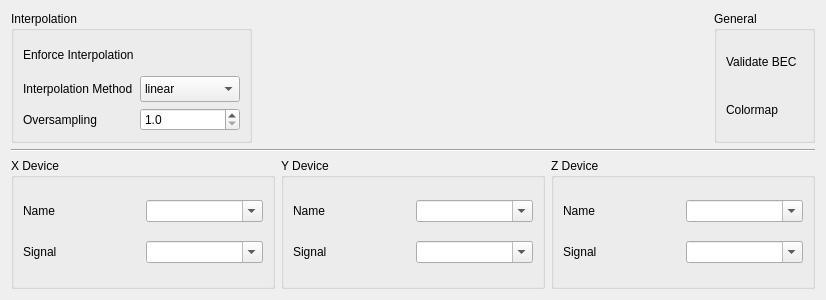
<?xml version="1.0" encoding="UTF-8"?>
<ui version="4.0">
 <class>Form</class>
 <widget class="QWidget" name="Form">
  <property name="geometry">
   <rect>
    <x>0</x>
    <y>0</y>
    <width>826</width>
    <height>300</height>
   </rect>
  </property>
  <property name="windowTitle">
   <string>Form</string>
  </property>
  <layout class="QVBoxLayout" name="verticalLayout">
   <item>
    <layout class="QHBoxLayout" name="horizontalLayout_2">
     <item>
      <widget class="QGroupBox" name="groupBox_4">
       <property name="title">
        <string>Interpolation</string>
       </property>
       <layout class="QGridLayout" name="gridLayout_4">
        <item row="1" column="2" alignment="Qt::AlignmentFlag::AlignRight">
         <widget class="ToggleSwitch" name="enforce_interpolation">
          <property name="toolTip">
           <string>Use the interpolation mode even for grid scans</string>
          </property>
          <property name="checked" stdset="0">
           <bool>false</bool>
          </property>
         </widget>
        </item>
        <item row="1" column="1">
         <widget class="QLabel" name="label_9">
          <property name="toolTip">
           <string>Use the interpolation mode even for grid scans</string>
          </property>
          <property name="text">
           <string>Enforce Interpolation</string>
          </property>
         </widget>
        </item>
        <item row="5" column="2">
         <widget class="QDoubleSpinBox" name="oversampling_factor">
          <property name="decimals">
           <number>1</number>
          </property>
          <property name="minimum">
           <double>1.000000000000000</double>
          </property>
          <property name="maximum">
           <double>10.000000000000000</double>
          </property>
         </widget>
        </item>
        <item row="3" column="2">
         <widget class="QComboBox" name="interpolation">
          <property name="minimumSize">
           <size>
            <width>100</width>
            <height>26</height>
           </size>
          </property>
          <item>
           <property name="text">
            <string>linear</string>
           </property>
          </item>
          <item>
           <property name="text">
            <string>nearest</string>
           </property>
          </item>
          <item>
           <property name="text">
            <string>clough</string>
           </property>
          </item>
         </widget>
        </item>
        <item row="5" column="1">
         <widget class="QLabel" name="label_10">
          <property name="text">
           <string>Oversampling</string>
          </property>
         </widget>
        </item>
        <item row="3" column="1">
         <widget class="QLabel" name="label_8">
          <property name="maximumSize">
           <size>
            <width>16777215</width>
            <height>50</height>
           </size>
          </property>
          <property name="text">
           <string>Interpolation Method</string>
          </property>
         </widget>
        </item>
       </layout>
      </widget>
     </item>
     <item>
      <spacer name="horizontalSpacer">
       <property name="orientation">
        <enum>Qt::Orientation::Horizontal</enum>
       </property>
       <property name="sizeHint" stdset="0">
        <size>
         <width>40</width>
         <height>16</height>
        </size>
       </property>
      </spacer>
     </item>
     <item alignment="Qt::AlignmentFlag::AlignRight">
      <widget class="QGroupBox" name="groupBox_5">
       <property name="title">
        <string>General</string>
       </property>
       <layout class="QGridLayout" name="gridLayout_5">
        <item row="2" column="1">
         <widget class="QLabel" name="label_7">
          <property name="maximumSize">
           <size>
            <width>16777215</width>
            <height>50</height>
           </size>
          </property>
          <property name="text">
           <string>Validate BEC</string>
          </property>
         </widget>
        </item>
        <item row="2" column="3" alignment="Qt::AlignmentFlag::AlignRight">
         <widget class="ToggleSwitch" name="validate_bec"/>
        </item>
        <item row="3" column="3" alignment="Qt::AlignmentFlag::AlignRight">
         <widget class="BECColorMapWidget" name="color_map">
          <property name="sizePolicy">
           <sizepolicy hsizetype="Preferred" vsizetype="Preferred">
            <horstretch>0</horstretch>
            <verstretch>0</verstretch>
           </sizepolicy>
          </property>
          <property name="maximumSize">
           <size>
            <width>16777215</width>
            <height>50</height>
           </size>
          </property>
         </widget>
        </item>
        <item row="3" column="1">
         <widget class="QLabel" name="label_11">
          <property name="text">
           <string>Colormap</string>
          </property>
         </widget>
        </item>
       </layout>
      </widget>
     </item>
    </layout>
   </item>
   <item>
    <widget class="Line" name="line">
     <property name="orientation">
      <enum>Qt::Orientation::Horizontal</enum>
     </property>
    </widget>
   </item>
   <item>
    <layout class="QHBoxLayout" name="horizontalLayout">
     <item>
      <widget class="QGroupBox" name="groupBox">
       <property name="title">
        <string>X Device</string>
       </property>
       <layout class="QGridLayout" name="gridLayout">
        <item row="0" column="0">
         <widget class="QLabel" name="label">
          <property name="text">
           <string>Name</string>
          </property>
         </widget>
        </item>
        <item row="1" column="0">
         <widget class="QLabel" name="label_2">
          <property name="text">
           <string>Signal</string>
          </property>
         </widget>
        </item>
        <item row="0" column="1">
         <widget class="DeviceComboBox" name="device_x">
          <property name="editable">
           <bool>true</bool>
          </property>
          <property name="set_first_element_as_empty" stdset="0">
           <bool>true</bool>
          </property>
         </widget>
        </item>
        <item row="1" column="1">
         <widget class="SignalComboBox" name="signal_x">
          <property name="editable">
           <bool>true</bool>
          </property>
         </widget>
        </item>
       </layout>
      </widget>
     </item>
     <item>
      <widget class="QGroupBox" name="groupBox_2">
       <property name="title">
        <string>Y Device</string>
       </property>
       <layout class="QGridLayout" name="gridLayout_2">
        <item row="0" column="0">
         <widget class="QLabel" name="label_3">
          <property name="text">
           <string>Name</string>
          </property>
         </widget>
        </item>
        <item row="1" column="0">
         <widget class="QLabel" name="label_4">
          <property name="text">
           <string>Signal</string>
          </property>
         </widget>
        </item>
        <item row="0" column="1">
         <widget class="DeviceComboBox" name="device_y">
          <property name="editable">
           <bool>true</bool>
          </property>
          <property name="set_first_element_as_empty" stdset="0">
           <bool>true</bool>
          </property>
         </widget>
        </item>
        <item row="1" column="1">
         <widget class="SignalComboBox" name="signal_y">
          <property name="editable">
           <bool>true</bool>
          </property>
         </widget>
        </item>
       </layout>
      </widget>
     </item>
     <item>
      <widget class="QGroupBox" name="groupBox_3">
       <property name="title">
        <string>Z Device</string>
       </property>
       <layout class="QGridLayout" name="gridLayout_3">
        <item row="0" column="0">
         <widget class="QLabel" name="label_5">
          <property name="text">
           <string>Name</string>
          </property>
         </widget>
        </item>
        <item row="1" column="0">
         <widget class="QLabel" name="label_6">
          <property name="text">
           <string>Signal</string>
          </property>
         </widget>
        </item>
        <item row="0" column="1">
         <widget class="DeviceComboBox" name="device_z">
          <property name="editable">
           <bool>true</bool>
          </property>
          <property name="set_first_element_as_empty" stdset="0">
           <bool>true</bool>
          </property>
         </widget>
        </item>
        <item row="1" column="1">
         <widget class="SignalComboBox" name="signal_z">
          <property name="editable">
           <bool>true</bool>
          </property>
         </widget>
        </item>
       </layout>
      </widget>
     </item>
    </layout>
   </item>
  </layout>
 </widget>
 <customwidgets>
  <customwidget>
   <class>DeviceComboBox</class>
   <extends>QComboBox</extends>
   <header>device_combobox</header>
  </customwidget>
  <customwidget>
   <class>SignalComboBox</class>
   <extends>QComboBox</extends>
   <header>signal_combo_box</header>
  </customwidget>
  <customwidget>
   <class>ToggleSwitch</class>
   <extends>QWidget</extends>
   <header>toggle_switch</header>
  </customwidget>
  <customwidget>
   <class>BECColorMapWidget</class>
   <extends>QWidget</extends>
   <header>bec_color_map_widget</header>
  </customwidget>
 </customwidgets>
 <tabstops>
  <tabstop>device_x</tabstop>
  <tabstop>device_y</tabstop>
  <tabstop>device_z</tabstop>
  <tabstop>signal_x</tabstop>
  <tabstop>signal_y</tabstop>
  <tabstop>signal_z</tabstop>
  <tabstop>interpolation</tabstop>
  <tabstop>oversampling_factor</tabstop>
 </tabstops>
 <resources/>
 <connections>
  <connection>
   <sender>device_x</sender>
   <signal>device_reset()</signal>
   <receiver>signal_x</receiver>
   <slot>reset_selection()</slot>
   <hints>
    <hint type="sourcelabel">
     <x>254</x>
     <y>226</y>
    </hint>
    <hint type="destinationlabel">
     <x>254</x>
     <y>267</y>
    </hint>
   </hints>
  </connection>
  <connection>
   <sender>device_x</sender>
   <signal>currentTextChanged(QString)</signal>
   <receiver>signal_x</receiver>
   <slot>set_device(QString)</slot>
   <hints>
    <hint type="sourcelabel">
     <x>254</x>
     <y>226</y>
    </hint>
    <hint type="destinationlabel">
     <x>254</x>
     <y>267</y>
    </hint>
   </hints>
  </connection>
  <connection>
   <sender>device_y</sender>
   <signal>device_reset()</signal>
   <receiver>signal_y</receiver>
   <slot>reset_selection()</slot>
   <hints>
    <hint type="sourcelabel">
     <x>526</x>
     <y>226</y>
    </hint>
    <hint type="destinationlabel">
     <x>526</x>
     <y>267</y>
    </hint>
   </hints>
  </connection>
  <connection>
   <sender>device_y</sender>
   <signal>currentTextChanged(QString)</signal>
   <receiver>signal_y</receiver>
   <slot>set_device(QString)</slot>
   <hints>
    <hint type="sourcelabel">
     <x>526</x>
     <y>226</y>
    </hint>
    <hint type="destinationlabel">
     <x>526</x>
     <y>267</y>
    </hint>
   </hints>
  </connection>
  <connection>
   <sender>device_z</sender>
   <signal>device_reset()</signal>
   <receiver>signal_z</receiver>
   <slot>reset_selection()</slot>
   <hints>
    <hint type="sourcelabel">
     <x>798</x>
     <y>226</y>
    </hint>
    <hint type="destinationlabel">
     <x>798</x>
     <y>267</y>
    </hint>
   </hints>
  </connection>
  <connection>
   <sender>device_z</sender>
   <signal>currentTextChanged(QString)</signal>
   <receiver>signal_z</receiver>
   <slot>set_device(QString)</slot>
   <hints>
    <hint type="sourcelabel">
     <x>798</x>
     <y>226</y>
    </hint>
    <hint type="destinationlabel">
     <x>798</x>
     <y>267</y>
    </hint>
   </hints>
  </connection>
 </connections>
</ui>
